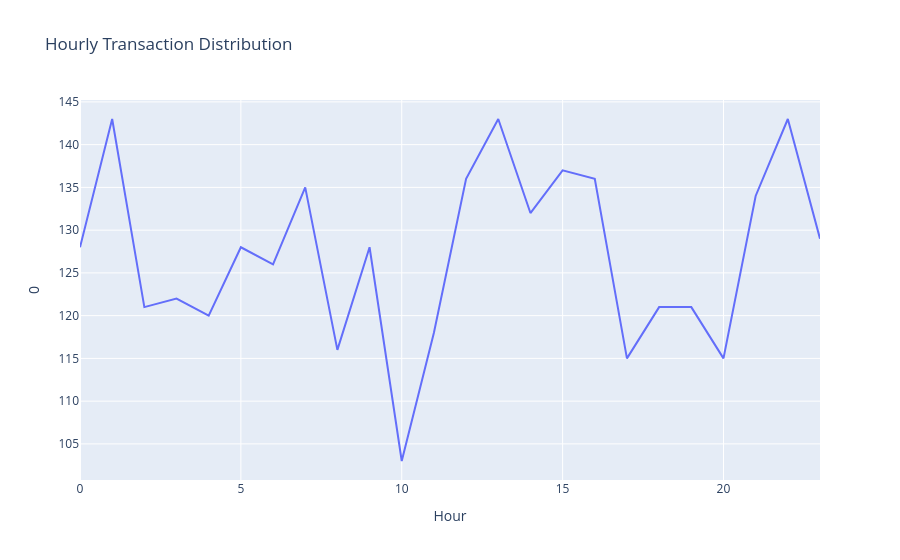

This figure's notebook cell:
### Code cell
# Hourly distribution (to detect suspicious patterns)
df['Hour'] = pd.to_datetime(df['Transaction_Time'], format='%H:%M:%S').dt.hour
hourly_txn = df.groupby('Hour').size()
print(f"\nPeak transaction hour: {hourly_txn.idxmax()}:00 ({hourly_txn.max()} transactions)")
print(f"Lowest transaction hour: {hourly_txn.idxmin()}:00 ({hourly_txn.min()} transactions)")

# Plot hourly distribution using line chart
fig = px.line(hourly_txn.reset_index(), x='Hour', y=0, title='Hourly Transaction Distribution', labels={0: 'Transaction Count'})    
fig.show()

### Figure 1 — Plotly figure (JSON) as saved in the notebook; plotly's stock layout.template omitted (floating-point values rounded to 4 significant figures)
{"data": [{"hovertemplate": "Hour=%{x}<br>0=%{y}<extra></extra>", "legendgroup": "", "line": {"color": "#636efa", "dash": "solid"}, "marker": {"symbol": "circle"}, "mode": "lines", "name": "", "orientation": "v", "showlegend": false, "type": "scatter", "x": [0, 1, 2, 3, 4, 5, 6, 7, 8, 9, 10, 11, 12, 13, 14, 15, 16, 17, 18, 19, 20, 21, 22, 23], "xaxis": "x", "y": [128, 143, 121, 122, 120, 128, 126, 135, 116, 128, 103, 118, 136, 143, 132, 137, 136, 115, 121, 121, 115, 134, 143, 129], "yaxis": "y"}], "layout": {"legend": {"tracegroupgap": 0}, "title": {"text": "Hourly Transaction Distribution"}, "xaxis": {"anchor": "y", "domain": [0, 1], "title": {"text": "Hour"}}, "yaxis": {"anchor": "x", "domain": [0, 1], "title": {"text": "0"}}}}
